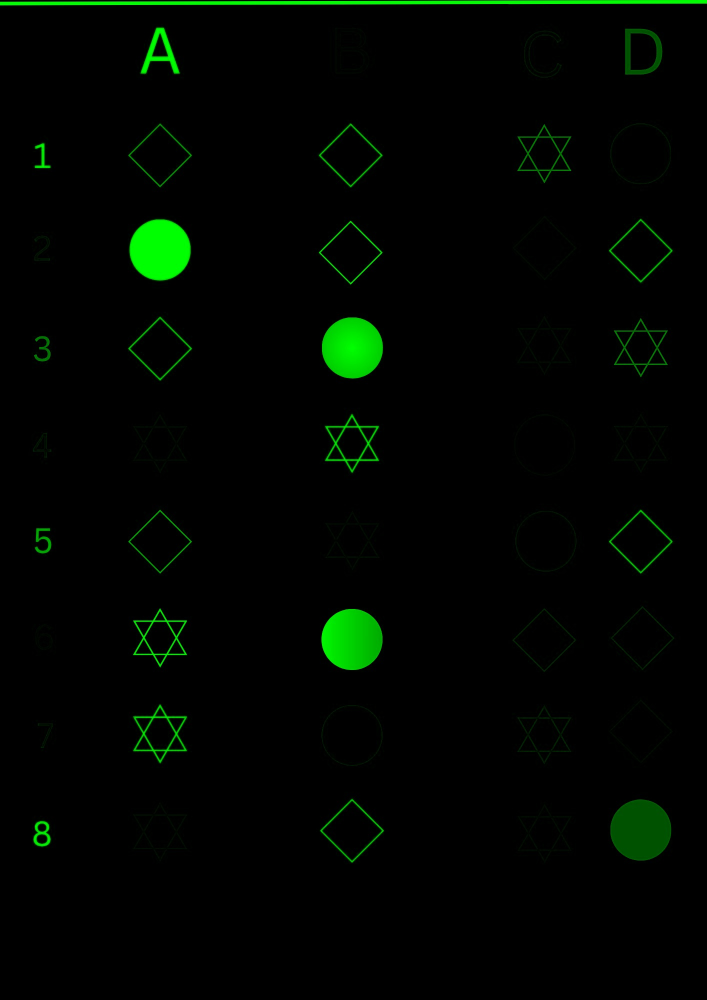
#> input picture Ganshyam.jpg, 1414 x 2000 px (shown at 1/2 size)
$ python apptitude1.py
#> lines starting #> are read from the running program, lines starting #| are printed output that depends on the picture; after the words box and inside, x2 and y2 are one past the last pixel; in counts of white or black regions, pixels touching at a corner belong together
import cv2 as cv
import numpy as np

def resize_scale(frame, scale):
    width = int(frame.shape[1] * scale)
    height = int(frame.shape[0] * scale)
    return cv.resize(frame, (width, height), interpolation=cv.INTER_AREA)
def get_edge_count(contour):
    perimeter = 0.01*cv.arcLength(contour, True)
    approx = cv.approxPolyDP(contour,  perimeter, True)
    return len(approx)

img1 = cv.imread("Ganshyam.jpg")
#> img1 is the input picture: shape (2000, 1414, 3); mean B, G, R 0.3, 6, 0.3
new_img1=cv.cvtColor(img1, cv.COLOR_BGR2GRAY)

img2 = cv.imread("Raghav.jpg")
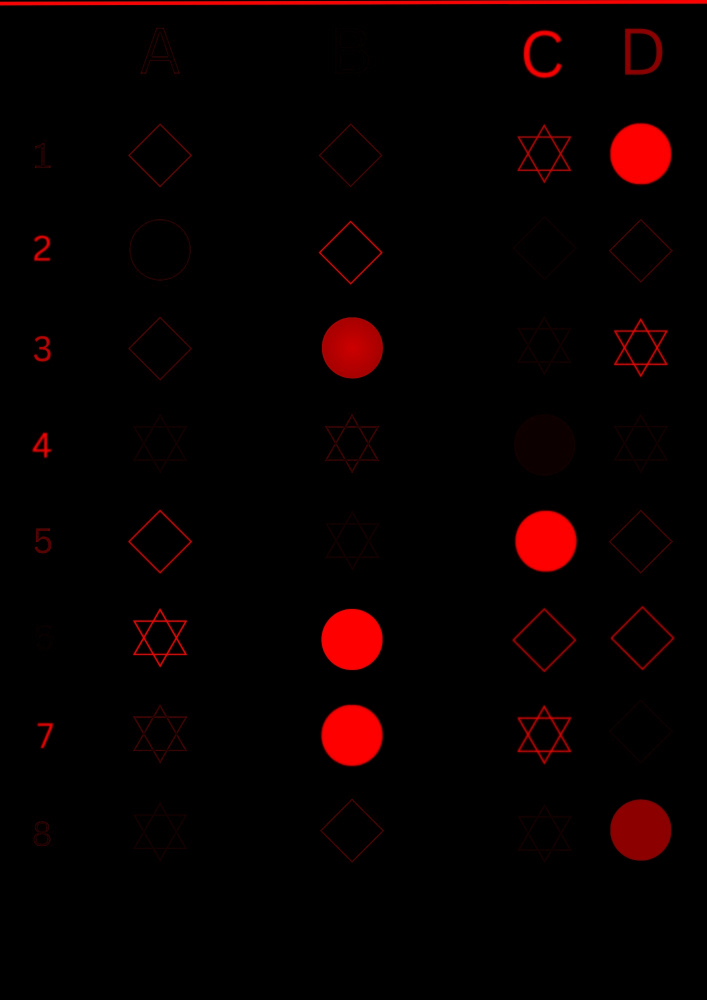
#> input picture Raghav.jpg, 1414 x 2000 px (shown at 1/2 size)
#> img2 is the input picture: shape (2000, 1414, 3); mean B, G, R 0.2, 0.1, 8.4
new_img2=cv.cvtColor(img2, cv.COLOR_BGR2GRAY)

img3 = cv.imread("Bhaskar.jpg")
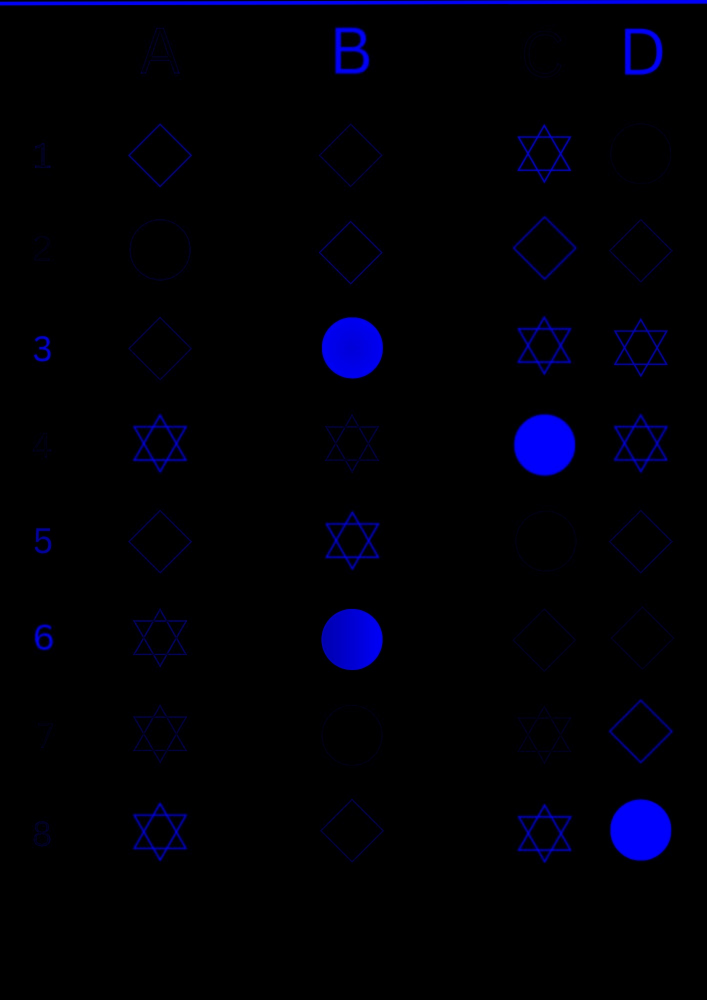
#> input picture Bhaskar.jpg, 1414 x 2000 px (shown at 1/2 size)
#> img3 is the input picture: shape (2000, 1414, 3); mean B, G, R 7.5, 0.1, 0.1
new_img3=cv.cvtColor(img3, cv.COLOR_BGR2GRAY)

gray1 = resize_scale(new_img1, 0.5)
gray2 = resize_scale(new_img2, 0.5)
gray3 = resize_scale(new_img3, 0.5)
#> call 3 of resize_scale, with scale = 0.5
#> in resize_scale (call 3), `return cv.resize(frame, (width, height), interpolation=cv.INTER_AREA)`:
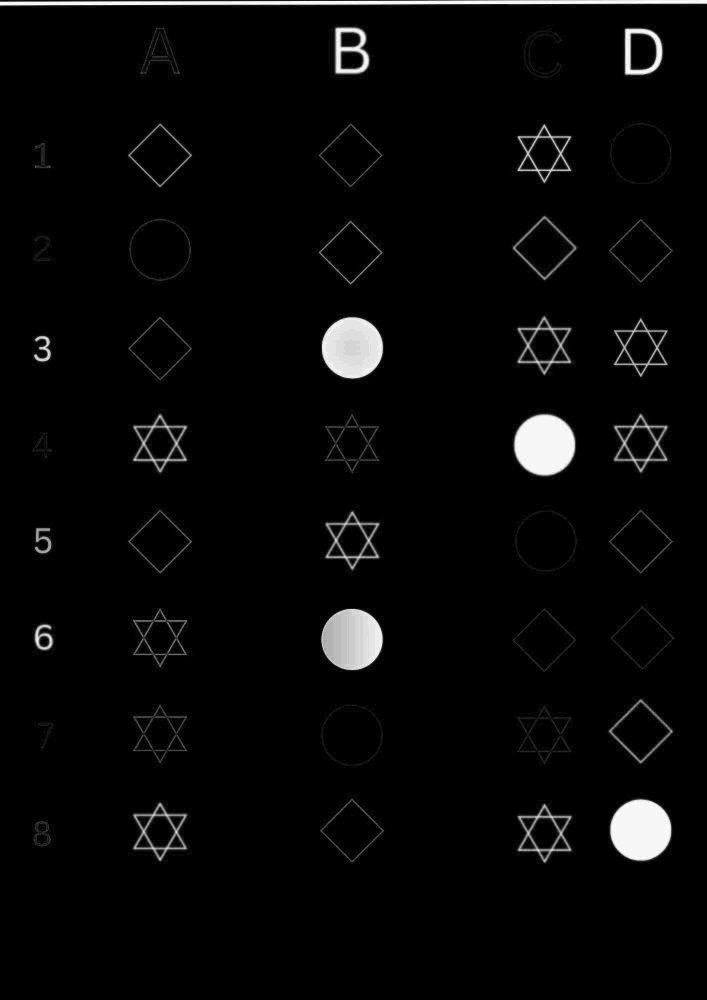
#> returned value: shape (1000, 707); min 0, max 30, mean 0.9; drawn with min black and max white

merged = cv.merge([gray1, gray2, gray3])
merged = np.uint8(cv.normalize(merged, None, 0, 255, cv.NORM_MINMAX))
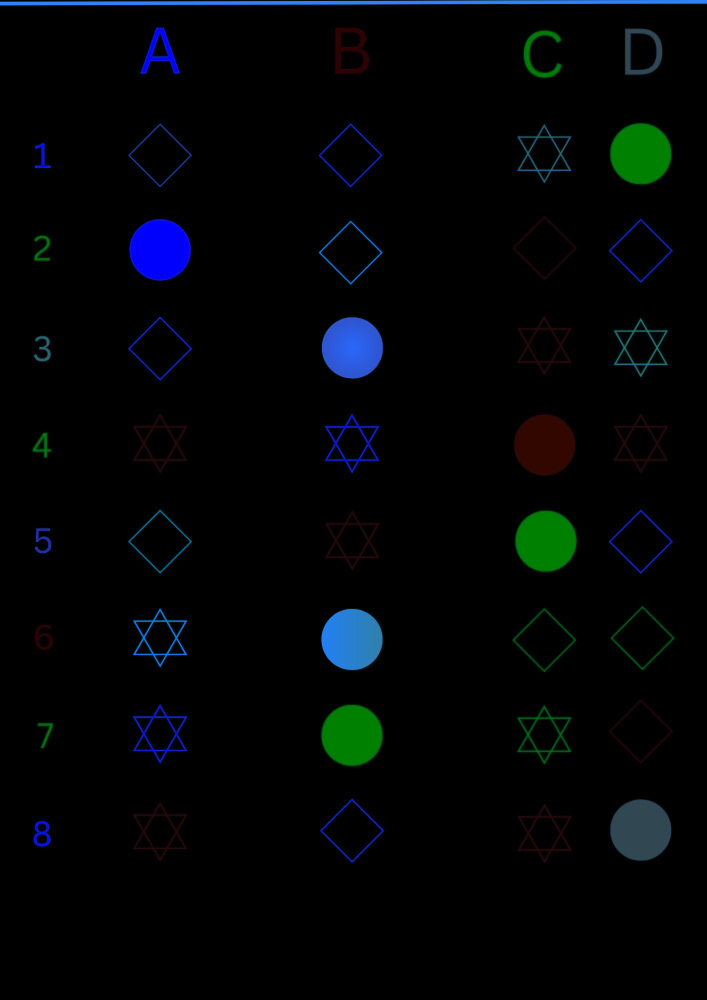
#> merged: shape (1000, 707, 3); mean of channels 0, 1, 2 6.2, 4.4, 1.6; drawn as B, G, R
merged1 = resize_scale(merged, 0.5)

gray = cv.cvtColor(merged1, cv.COLOR_BGR2GRAY)
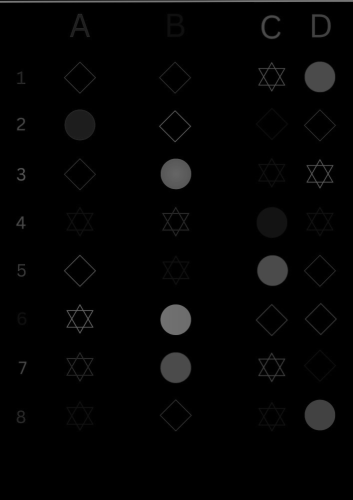
#> gray: shape (500, 353); min 0, max 120, mean 3.8
blurred = cv.GaussianBlur(gray, (5, 5), 1)

bright = cv.convertScaleAbs(blurred, alpha=1.8, beta=40)

_, thresh = cv.threshold(bright, 60, 255, cv.THRESH_BINARY)
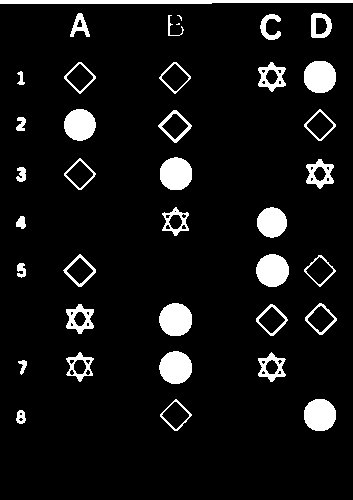
#> thresh: shape (500, 353); 7.7% white; 38 white regions (2 under 20 px)

contours, _ = cv.findContours(thresh, cv.RETR_EXTERNAL, cv.CHAIN_APPROX_NONE)
#> contours = 38 contours, 2 with area under 20; largest, box (x1, y1, x2, y2) and area: (0, 0, 353, 4) 916, (159, 303, 192, 336) 826, (160, 157, 192, 190) 810, (256, 254, 289, 287) 808, (159, 351, 192, 384) 808

def get_column(x):
    if x < 100:
        return 'A'
    elif x < 200:
        return 'B'
    elif x < 300:
        return 'C'
    else:
        return 'D'

def get_row(y):
    if y<100:
        return '1'
    elif y<160:
        return '2'
    elif y<220:
        return '3'
    elif y<260:
        return '4'
    elif y<300:
        return '5'
    elif y<360:
        return '6'
    elif y<400:
        return '7'
    else:
        return '8'

output = bright.copy()

for cnt in contours:
    edges=get_edge_count(cnt)
    if edges>10:
     area = cv.contourArea(cnt)
     if 500 < area < 2500:
        perimeter = cv.arcLength(cnt, True)
        circularity = 4 * np.pi * (area / (perimeter ** 2 ))
        if circularity > 0.7:
            (x, y), radius = cv.minEnclosingCircle(cnt)
            center = (int(x), int(y))
            radius = int(radius)

            cv.circle(output, center, radius, (255, 0, 255), 2)

            col = get_column(x)
            row = get_row(y)
            print(f"{row}{col}")
#> this loop made 38 passes
#> (edges, area, circularity, x, y, radius, center) on passes 2, 7, 11, 14, 17, 22, 26, 31: (12, 785.5, 0.901, 319.5, 414.5, 16, (319, 414)), (12, 807.5, 0.898, 175.3, 367.2, 16, (175, 367)), (13, 825.5, 0.898, 175.3, 319.2, 16, (175, 319)), (12, 808, 0.888, 272.1, 270.1, 16, (272, 270)), (13, 675, 0.903, 271.5, 222, 15, (271, 222)), (12, 810, 0.904, 175.5, 173.4, 16, (175, 173)), (13, 756, 0.897, 79.46, 124.5, 15, (79, 124)), (12, 800, 0.907, 319.5, 76.39, 16, (319, 76))
#> (edges, area, circularity) on passes 9, 20, 28: (16, 512, 0.536), (13, 507, 0.545), (13, 502.5, 0.555)
#| 8D
#| 7B
#| 6B
#| 5C
#| 4C
#| 3B
#| 2A
#| 1D
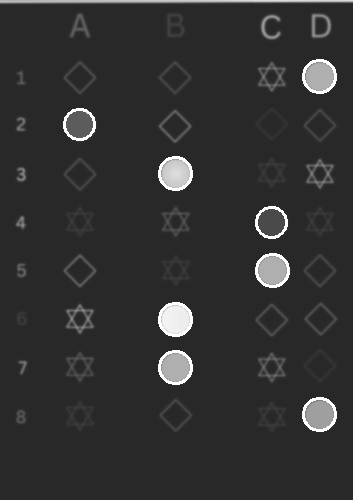
#> output: shape (500, 353); min 40, max 255, mean 49.2


cv.imshow("Detected Circles", output)
cv.waitKey(0)
cv.destroyAllWindows()
